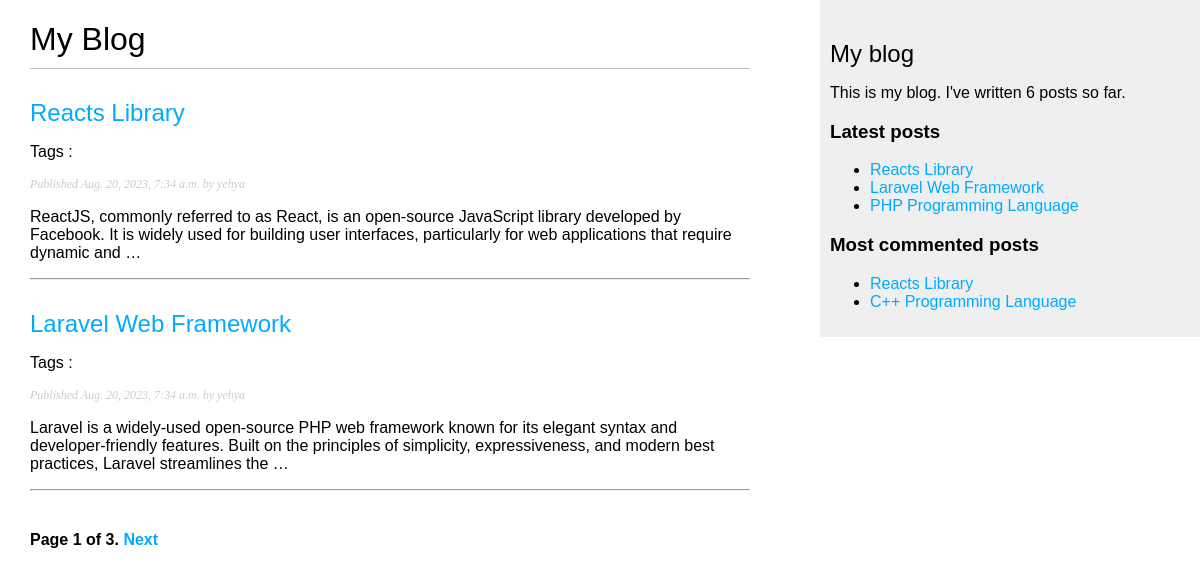
The page /blog/ on the database as committed earlier.
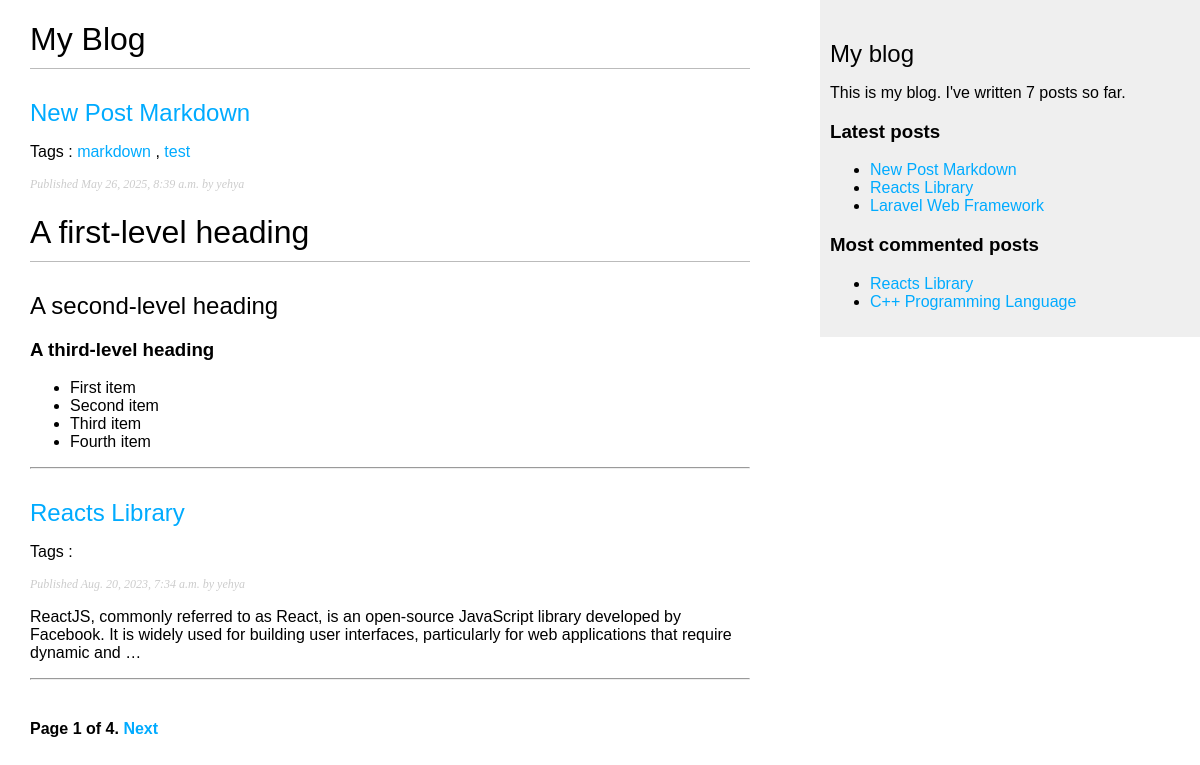
The same page on the database as committed later.
### blog/models.py (models this page shows, shortened)
class Post(models.Model):
    class Status(models.TextChoices):
        DRAFT = 'DF', 'Draft'
        PUBLISHED = 'PB', 'Published'
    title = models.CharField(max_length=250)
    slug = models.SlugField(max_length=250, unique_for_date='publish')
    author = models.ForeignKey(User, on_delete=models.CASCADE, related_name='blog_posts')
    body = models.TextField()
    publish = models.DateTimeField(default=timezone.now)
    created = models.DateTimeField(auto_now_add=True)
    updated = models.DateTimeField(auto_now=True)
    status = models.CharField(max_length=2, choices=Status.choices, default=Status.DRAFT)
    tags = TaggableManager()
    class Meta:
        ordering = ['-publish']
        indexes = [
            models.Index(fields=['-publish']),
        ]
    def get_absolute_url(self):
        return reverse("blog:post_detail", args=[
            self.publish.year,
            self.publish.month,
            self.publish.day,
            self.slug,
        ])

### blog/views.py (the view)
# urls.py: path('', views.post_list, name='post_list'),
def post_list(request, tag_slug=None):
    post_list = Post.objects.all()
    tag = None
    if tag_slug:
        tag = get_object_or_404(Tag, slug=tag_slug)
        post_list = post_list.filter(tags__in=[tag])
    paginator = Paginator(post_list, 2)
    page_number = request.GET.get('page', 1)
    try:
        posts = paginator.page(page_number)
    except PageNotAnInteger:
        posts = paginator.page(1)
    except EmptyPage:
        posts = paginator.page(paginator.num_pages)
    return render(request, 'blog/post/list.html', {'posts': posts, 'tag':tag})

### blog/templatetags/blog_tags.py (called while the page is built)
@register.simple_tag
def total_posts():
    return Post.objects.count()

@register.inclusion_tag('blog/post/latest_posts.html')
def show_latest_posts(count=5):
    latest_posts = Post.objects.order_by('-publish')[:count]
    return {'latest_posts': latest_posts}

@register.simple_tag
def get_most_commented_posts(count=5):
    return Post.objects.annotate(total_comments=Count('comments')).order_by('-total_comments')[:count]

@register.filter(name='markdown')
def markdown_format(text):
    return mark_safe(markdown.markdown(text))

### blog/templates/blog/post/list.html (shortened to what this page needs)
{% extends "blog/base.html" %}
{% load blog_tags %}
{% block content %}
    <h1>My Blog</h1>
    {% for post in posts %}
        <h2>
        <a href="{{post.get_absolute_url}}">
        {{ post.title }}
        </a>
        </h2>
        <p class="tags">
            Tags :
            {% for tag in post.tags.all %}
                <a href="{%url 'blog:post_list_by_tag' tag.slug %}">{{ tag.name }}</a>
                {% if not forloop.last %} , {%endif%}
            {% endfor %}
        </p>
        <p class="date">
        Published {{ post.publish }} by {{ post.author }}
        </p>
        {{ post.body|markdown|truncatewords:30 }}
        <hr />
    {% endfor %}
    {% include "pagination.html" with page=posts %}
{% endblock content %}

### blog/templates/blog/base.html (shortened to what this page needs)
{% load static %}
{% load blog_tags %}
<!DOCTYPE html>
<html>
    <head>
        <link href="{% static "css/blog.css" %}" rel="stylesheet">
    </head>
    <body>
        <div id="content">
            {% block content %}
            {% endblock %}
        </div>
        <div id="sidebar">
            <h2>My blog</h2>
            <p>
                This is my blog.
                I've written {% total_posts %} posts so far.
            </p>
            <h3>Latest posts</h3>
            {% show_latest_posts 3 %}
            <h3>Most commented posts</h3>
            {% get_most_commented_posts 2 as most_commented_posts %}
            <ul>
                {% for post in most_commented_posts %}
                    <li>
                        <a href="{{ post.get_absolute_url }}">{{ post.title }}</a>
                    </li>
                {% endfor %}
            </ul>
        </div>
    </body>
</html>

### blog/templates/blog/post/latest_posts.html
<ul>
    {% for post in latest_posts %}
        <li>
            <a href="{{ post.get_absolute_url }}">{{ post.title }}</a>
        </li>
    {% endfor %}
</ul>

Rows that differ between the two databases and show on the page:
no longer on this page (row unchanged): Post: title "PHP Programming Language", shown under "Latest posts"
no longer on one of the page's lists (row unchanged): Post: title "Laravel Web Framework", publish "Aug. 20, 2023, 7:34 a.m.", author "yehya", body "Laravel is a widely-used open-source PHP web framework known for its elegant syntax and developer-friendly features. Built on the principles of simplicity, expressiveness, and modern best practices, Laravel streamlines the …"
added Post: title "New Post Markdown", publish "May 26, 2025, 8:39 a.m.", author "yehya", body "A first-level heading A second-level heading A third-level heading First item Second item Third item Fourth item"
added Tag: name "markdown"
added Tag: name "test"
Other text that changed with them:
{{ page.paginator.num_pages }}: "3" → "4"
text no longer shown: "6"
text now shown: "7"
